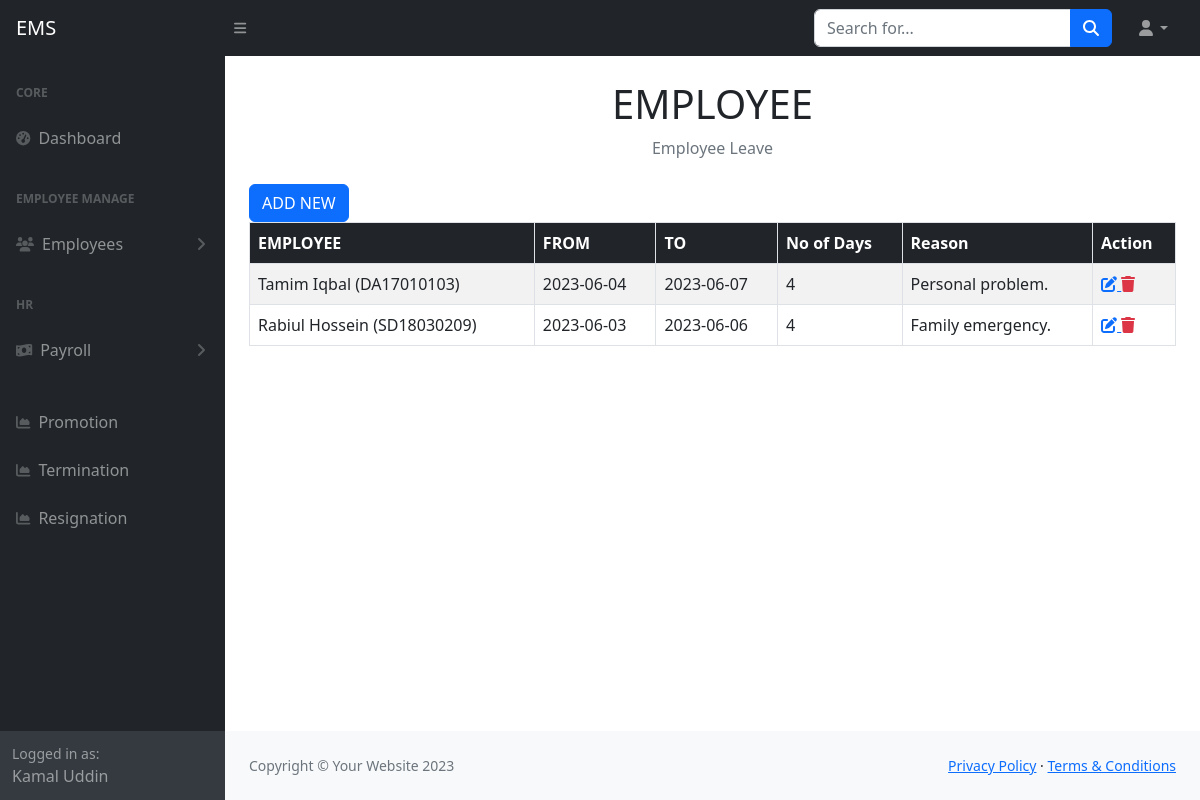
Before: /employee_leave.php (signed in) with the older database file.
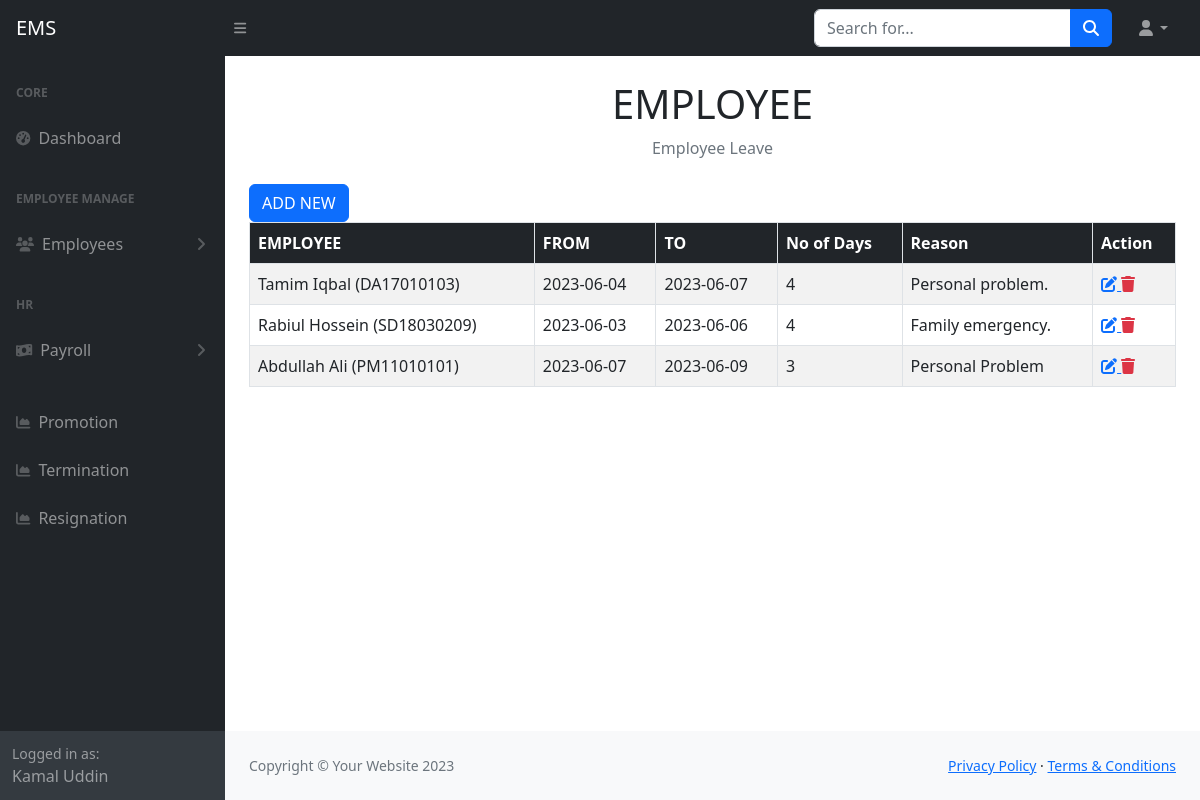
After: the same page with the newer database file.
### tables this page shows
CREATE TABLE `tbl_leaves` (
  `id` int(50) NOT NULL,
  `employee_id` int(11) DEFAULT NULL,
  `starting_at` date DEFAULT NULL,
  `ending_on` date DEFAULT NULL,
  `days` int(15) DEFAULT NULL,
  `reason` text DEFAULT NULL,
  `created_at` datetime DEFAULT NULL,
  `created_by` varchar(255) DEFAULT NULL,
  `updated_at` datetime DEFAULT NULL,
  `updated_by` varchar(255) DEFAULT NULL,
  `deleted_at` datetime DEFAULT NULL
);

CREATE TABLE `tbl_employees` (
  `id` int(50) NOT NULL,
  `first_name` varchar(255) NOT NULL,
  `last_name` varchar(255) NOT NULL,
  `email` varchar(255) NOT NULL,
  `phone` varchar(15) DEFAULT NULL,
  `employee_id` varchar(255) DEFAULT NULL,
  `department_id` int(11) DEFAULT NULL,
  `designation_id` int(11) DEFAULT NULL,
  `joining_date` date DEFAULT NULL,
  `yearly_leave` int(11) NOT NULL,
  `image` varchar(255) DEFAULT NULL,
  `basic_salary` decimal(10,2) NOT NULL,
  `created_at` datetime DEFAULT NULL,
  `created_by` varchar(255) DEFAULT NULL,
  `updated_at` datetime DEFAULT NULL,
  `updated_by` varchar(255) DEFAULT NULL,
  `deleted_at` datetime DEFAULT NULL
);

### include/settings.php (called while the page is built)
<?php
$protocol = isset($_SERVER['HTTPS']) ? 'https' : 'http';
$base_url="$protocol://".$_SERVER['SERVER_NAME']."/".explode('/',$_SERVER['SCRIPT_NAME'])[1]."/";
    require_once('class/crud.php');
    $mysqli=new crud;
?>

### class/crud.php (called while the page is built, shortened)
<?php
    class crud{
        private $host='localhost';
        private $user='root';
        private $password='';
        private $database='employee';
        private $connection;
        public function __construct(){
            $this->connection=new mysqli($this->host,$this->user,$this->password,$this->database);
        }
        public function common_select_query($sql){
            $result=array();
            $error=false;
            $rs=$this->connection->query($sql);
            if($rs){
                if($rs->num_rows > 0){
                    while($r=$rs->fetch_object()){
                        array_push($result,$r);
                    }
                }
            }else{
                $error=$this->connection->error;
            }
            $return = array('data'=>$result,'error'=>$error);
            return $return;
        }
    }
?>

### employee_leave.php (the view)
<?php require_once('include/header.php') ?>
<?php require_once('include/sidebar.php') ?>
<div class="container-fluid px-4">
    <h1 class="mt-4 text-center">EMPLOYEE</h1>
    <ol class="breadcrumb mb-4">
        <li class="breadcrumb-item active mx-auto">Employee Leave</li>
    </ol>
    <a href="<?= $base_url?>employee_leaves_add.php"class="btn btn-primary align-right">ADD NEW</a>
    <table class="table table-striped table-bordered">
        <thead class="bg-dark text-white">
            <tr>
                <th>EMPLOYEE</th>
                <th>FROM</th>
                <th>TO</th>
                <th>No of Days</th>
                <th>Reason</th>
                <th>Action</th>
            </tr>
        </thead>
        <tbody>
            <?php
                    $data=$mysqli->common_select_query('SELECT tbl_leaves.*,tbl_employees.first_name,tbl_employees.last_name,tbl_employees.employee_id FROM `tbl_leaves`
                    join tbl_employees on tbl_employees.id=tbl_leaves.employee_id
                    WHERE tbl_leaves.deleted_at is null');
                if(!$data['error']){
                        foreach($data['data'] as $d){
                    ?>
            <tr>
                <td><?= $d->first_name ?> <?= $d->last_name ?> (<?= $d->employee_id ?>)</td>
                <td><?= $d->starting_at ?></td>
                <td><?= $d->ending_on ?></td>
                <td><?= $d->days ?></td>
                <td><?= $d->reason ?></td>
                <td>
                    <a title="Update" href="<?= $base_url?>employee_leaves_edit.php?id=<?= $d->id ?>">
                                <i class="fa fa-edit"></i>
                    </a>
                    <a title="Delete" class="text-danger" href="employee_leaves_delete.php?id=<?= $d->id ?>">
                                <i class="fa fa-trash"></i>
                    </a>
                </td>
            </tr>
            <?php
            }
                    }
                    ?>
        </tbody>
    </table>
</div>
<?php require_once('include/footer.php') ?>

Changed rows visible on the page:
added tbl_leaves: employee.first_name "Abdullah", employee.last_name "Ali", employee.employee_id "PM11010101", starting_at "2023-06-07", ending_on "2023-06-09", days "3", reason "Personal Problem"
